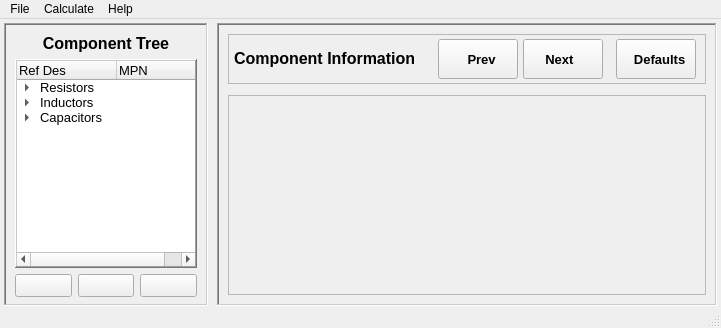
<?xml version="1.0" encoding="UTF-8"?>
<ui version="4.0">
 <class>MainWindow</class>
 <widget class="QMainWindow" name="MainWindow">
  <property name="geometry">
   <rect>
    <x>0</x>
    <y>0</y>
    <width>721</width>
    <height>326</height>
   </rect>
  </property>
  <property name="sizePolicy">
   <sizepolicy hsizetype="Expanding" vsizetype="Expanding">
    <horstretch>0</horstretch>
    <verstretch>0</verstretch>
   </sizepolicy>
  </property>
  <property name="font">
   <font>
    <family>Liberation Sans</family>
   </font>
  </property>
  <property name="focusPolicy">
   <enum>Qt::NoFocus</enum>
  </property>
  <property name="windowTitle">
   <string>EPSA Wizard</string>
  </property>
  <property name="tabShape">
   <enum>QTabWidget::Rounded</enum>
  </property>
  <widget class="QWidget" name="centralwidget">
   <property name="styleSheet">
    <string notr="true"/>
   </property>
   <layout class="QHBoxLayout" name="horizontalLayout_2">
    <property name="leftMargin">
     <number>4</number>
    </property>
    <property name="topMargin">
     <number>4</number>
    </property>
    <property name="rightMargin">
     <number>4</number>
    </property>
    <property name="bottomMargin">
     <number>0</number>
    </property>
    <item>
     <widget class="QFrame" name="vframe_left">
      <property name="minimumSize">
       <size>
        <width>200</width>
        <height>0</height>
       </size>
      </property>
      <property name="maximumSize">
       <size>
        <width>300</width>
        <height>16777215</height>
       </size>
      </property>
      <property name="font">
       <font>
        <family>Liberation Sans</family>
        <pointsize>10</pointsize>
       </font>
      </property>
      <property name="autoFillBackground">
       <bool>false</bool>
      </property>
      <property name="styleSheet">
       <string notr="true"/>
      </property>
      <property name="frameShape">
       <enum>QFrame::WinPanel</enum>
      </property>
      <property name="frameShadow">
       <enum>QFrame::Sunken</enum>
      </property>
      <property name="lineWidth">
       <number>1</number>
      </property>
      <layout class="QVBoxLayout" name="verticalLayout_2">
       <property name="bottomMargin">
        <number>7</number>
       </property>
       <item>
        <widget class="QLabel" name="lbl_comptree">
         <property name="font">
          <font>
           <family>Liberation Sans</family>
           <pointsize>12</pointsize>
           <bold>true</bold>
          </font>
         </property>
         <property name="styleSheet">
          <string notr="true"/>
         </property>
         <property name="text">
          <string>Component Tree</string>
         </property>
         <property name="textFormat">
          <enum>Qt::RichText</enum>
         </property>
         <property name="alignment">
          <set>Qt::AlignBottom|Qt::AlignHCenter</set>
         </property>
        </widget>
       </item>
       <item>
        <widget class="QTreeWidget" name="comptree">
         <property name="sizePolicy">
          <sizepolicy hsizetype="Preferred" vsizetype="Expanding">
           <horstretch>0</horstretch>
           <verstretch>0</verstretch>
          </sizepolicy>
         </property>
         <property name="minimumSize">
          <size>
           <width>150</width>
           <height>0</height>
          </size>
         </property>
         <property name="maximumSize">
          <size>
           <width>250</width>
           <height>16777215</height>
          </size>
         </property>
         <property name="styleSheet">
          <string notr="true"/>
         </property>
         <property name="frameShape">
          <enum>QFrame::WinPanel</enum>
         </property>
         <property name="frameShadow">
          <enum>QFrame::Raised</enum>
         </property>
         <property name="lineWidth">
          <number>5</number>
         </property>
         <property name="editTriggers">
          <set>QAbstractItemView::DoubleClicked|QAbstractItemView::EditKeyPressed</set>
         </property>
         <property name="tabKeyNavigation">
          <bool>true</bool>
         </property>
         <property name="alternatingRowColors">
          <bool>false</bool>
         </property>
         <property name="iconSize">
          <size>
           <width>5</width>
           <height>5</height>
          </size>
         </property>
         <property name="sortingEnabled">
          <bool>false</bool>
         </property>
         <property name="animated">
          <bool>true</bool>
         </property>
         <property name="allColumnsShowFocus">
          <bool>false</bool>
         </property>
         <property name="headerHidden">
          <bool>false</bool>
         </property>
         <attribute name="headerVisible">
          <bool>true</bool>
         </attribute>
         <attribute name="headerCascadingSectionResizes">
          <bool>true</bool>
         </attribute>
         <attribute name="headerHighlightSections">
          <bool>false</bool>
         </attribute>
         <attribute name="headerShowSortIndicator" stdset="0">
          <bool>false</bool>
         </attribute>
         <column>
          <property name="text">
           <string notr="true">Ref Des</string>
          </property>
         </column>
         <column>
          <property name="text">
           <string>MPN</string>
          </property>
         </column>
         <item>
          <property name="text">
           <string>Resistors</string>
          </property>
          <item>
           <property name="text">
            <string>R9</string>
           </property>
           <property name="text">
            <string>xxxxxx</string>
           </property>
          </item>
          <item>
           <property name="text">
            <string>R7</string>
           </property>
           <property name="text">
            <string>xxxxxx</string>
           </property>
          </item>
          <item>
           <property name="text">
            <string>R5</string>
           </property>
           <property name="text">
            <string>xxxxxx</string>
           </property>
          </item>
          <item>
           <property name="text">
            <string>R4</string>
           </property>
           <property name="text">
            <string>xxxxxx</string>
           </property>
          </item>
          <item>
           <property name="text">
            <string>R3</string>
           </property>
           <property name="text">
            <string>xxxxxx</string>
           </property>
          </item>
          <item>
           <property name="text">
            <string>R2</string>
           </property>
           <property name="text">
            <string>xxxxxx</string>
           </property>
          </item>
          <item>
           <property name="text">
            <string>R17</string>
           </property>
           <property name="text">
            <string>xxxxxx</string>
           </property>
          </item>
          <item>
           <property name="text">
            <string>R10</string>
           </property>
           <property name="text">
            <string>xxxxxx</string>
           </property>
          </item>
          <item>
           <property name="text">
            <string>R1</string>
           </property>
           <property name="text">
            <string>xxxxxx</string>
           </property>
          </item>
         </item>
         <item>
          <property name="text">
           <string>Inductors</string>
          </property>
          <item>
           <property name="text">
            <string>L3</string>
           </property>
           <property name="text">
            <string>xxxxxx</string>
           </property>
          </item>
          <item>
           <property name="text">
            <string>L16</string>
           </property>
           <property name="text">
            <string>xxxxxx</string>
           </property>
          </item>
          <item>
           <property name="text">
            <string>L15</string>
           </property>
           <property name="text">
            <string>xxxxxx</string>
           </property>
          </item>
          <item>
           <property name="text">
            <string>L1</string>
           </property>
           <property name="text">
            <string>xxxxxx</string>
           </property>
          </item>
         </item>
         <item>
          <property name="text">
           <string>Capacitors</string>
          </property>
          <item>
           <property name="text">
            <string>C6</string>
           </property>
           <property name="text">
            <string>xxxxxx</string>
           </property>
          </item>
          <item>
           <property name="text">
            <string>C5</string>
           </property>
           <property name="text">
            <string>xxxxxx</string>
           </property>
          </item>
          <item>
           <property name="text">
            <string>C4</string>
           </property>
           <property name="text">
            <string>xxxxxx</string>
           </property>
          </item>
          <item>
           <property name="text">
            <string>C3</string>
           </property>
           <property name="text">
            <string>xxxxxx</string>
           </property>
          </item>
          <item>
           <property name="text">
            <string>C2</string>
           </property>
           <property name="text">
            <string>xxxxxx</string>
           </property>
          </item>
          <item>
           <property name="text">
            <string>C1</string>
           </property>
           <property name="text">
            <string>xxxxxx</string>
           </property>
          </item>
         </item>
        </widget>
       </item>
       <item>
        <layout class="QHBoxLayout" name="hlayout_comptree_btns">
         <item>
          <widget class="QPushButton" name="btn_delcomp">
           <property name="sizePolicy">
            <sizepolicy hsizetype="Preferred" vsizetype="Preferred">
             <horstretch>0</horstretch>
             <verstretch>0</verstretch>
            </sizepolicy>
           </property>
           <property name="minimumSize">
            <size>
             <width>50</width>
             <height>20</height>
            </size>
           </property>
           <property name="maximumSize">
            <size>
             <width>80</width>
             <height>40</height>
            </size>
           </property>
           <property name="font">
            <font>
             <family>Liberation Sans</family>
             <pointsize>10</pointsize>
             <bold>true</bold>
            </font>
           </property>
           <property name="toolTip">
            <string>Delete the current component</string>
           </property>
           <property name="styleSheet">
            <string notr="true"/>
           </property>
           <property name="text">
            <string/>
           </property>
           <property name="shortcut">
            <string>Ctrl+D</string>
           </property>
          </widget>
         </item>
         <item>
          <widget class="QPushButton" name="btn_newcomp">
           <property name="sizePolicy">
            <sizepolicy hsizetype="Preferred" vsizetype="Preferred">
             <horstretch>0</horstretch>
             <verstretch>0</verstretch>
            </sizepolicy>
           </property>
           <property name="minimumSize">
            <size>
             <width>50</width>
             <height>20</height>
            </size>
           </property>
           <property name="maximumSize">
            <size>
             <width>80</width>
             <height>40</height>
            </size>
           </property>
           <property name="font">
            <font>
             <family>Liberation Sans</family>
             <pointsize>10</pointsize>
             <bold>true</bold>
            </font>
           </property>
           <property name="toolTip">
            <string>Create a new component</string>
           </property>
           <property name="styleSheet">
            <string notr="true"/>
           </property>
           <property name="text">
            <string/>
           </property>
           <property name="shortcut">
            <string>Ctrl+N</string>
           </property>
          </widget>
         </item>
         <item>
          <widget class="QPushButton" name="btn_savecomp">
           <property name="sizePolicy">
            <sizepolicy hsizetype="Preferred" vsizetype="Preferred">
             <horstretch>0</horstretch>
             <verstretch>0</verstretch>
            </sizepolicy>
           </property>
           <property name="minimumSize">
            <size>
             <width>50</width>
             <height>20</height>
            </size>
           </property>
           <property name="maximumSize">
            <size>
             <width>80</width>
             <height>40</height>
            </size>
           </property>
           <property name="toolTip">
            <string>Save all component data</string>
           </property>
           <property name="text">
            <string/>
           </property>
          </widget>
         </item>
        </layout>
       </item>
      </layout>
     </widget>
    </item>
    <item>
     <spacer name="horizontalSpacer">
      <property name="orientation">
       <enum>Qt::Horizontal</enum>
      </property>
      <property name="sizeType">
       <enum>QSizePolicy::Fixed</enum>
      </property>
      <property name="sizeHint" stdset="0">
       <size>
        <width>3</width>
        <height>20</height>
       </size>
      </property>
     </spacer>
    </item>
    <item>
     <widget class="QFrame" name="vframe_right">
      <property name="minimumSize">
       <size>
        <width>500</width>
        <height>0</height>
       </size>
      </property>
      <property name="font">
       <font>
        <family>Liberation Sans</family>
        <pointsize>10</pointsize>
       </font>
      </property>
      <property name="styleSheet">
       <string notr="true"/>
      </property>
      <property name="frameShape">
       <enum>QFrame::WinPanel</enum>
      </property>
      <property name="frameShadow">
       <enum>QFrame::Sunken</enum>
      </property>
      <property name="lineWidth">
       <number>1</number>
      </property>
      <layout class="QVBoxLayout" name="verticalLayout">
       <item>
        <widget class="QFrame" name="frame_compinfo">
         <property name="sizePolicy">
          <sizepolicy hsizetype="Preferred" vsizetype="Preferred">
           <horstretch>0</horstretch>
           <verstretch>0</verstretch>
          </sizepolicy>
         </property>
         <property name="minimumSize">
          <size>
           <width>300</width>
           <height>50</height>
          </size>
         </property>
         <property name="maximumSize">
          <size>
           <width>16777215</width>
           <height>80</height>
          </size>
         </property>
         <property name="styleSheet">
          <string/>
         </property>
         <property name="frameShape">
          <enum>QFrame::StyledPanel</enum>
         </property>
         <property name="frameShadow">
          <enum>QFrame::Sunken</enum>
         </property>
         <layout class="QHBoxLayout" name="horizontalLayout">
          <property name="spacing">
           <number>5</number>
          </property>
          <property name="leftMargin">
           <number>5</number>
          </property>
          <property name="topMargin">
           <number>0</number>
          </property>
          <property name="rightMargin">
           <number>5</number>
          </property>
          <property name="bottomMargin">
           <number>0</number>
          </property>
          <item>
           <widget class="QLabel" name="lbl_compinfo">
            <property name="sizePolicy">
             <sizepolicy hsizetype="Preferred" vsizetype="Preferred">
              <horstretch>0</horstretch>
              <verstretch>0</verstretch>
             </sizepolicy>
            </property>
            <property name="minimumSize">
             <size>
              <width>30</width>
              <height>20</height>
             </size>
            </property>
            <property name="maximumSize">
             <size>
              <width>16777215</width>
              <height>25</height>
             </size>
            </property>
            <property name="font">
             <font>
              <family>Liberation Sans</family>
              <pointsize>12</pointsize>
              <bold>true</bold>
             </font>
            </property>
            <property name="styleSheet">
             <string notr="true"/>
            </property>
            <property name="text">
             <string>Component Information</string>
            </property>
            <property name="alignment">
             <set>Qt::AlignLeading|Qt::AlignLeft|Qt::AlignVCenter</set>
            </property>
           </widget>
          </item>
          <item>
           <spacer name="hspacer_compinfo">
            <property name="styleSheet">
             <string/>
            </property>
            <property name="orientation">
             <enum>Qt::Horizontal</enum>
            </property>
            <property name="sizeType">
             <enum>QSizePolicy::Preferred</enum>
            </property>
            <property name="sizeHint" stdset="0">
             <size>
              <width>20</width>
              <height>20</height>
             </size>
            </property>
           </spacer>
          </item>
          <item>
           <widget class="QPushButton" name="btn_prevcomp">
            <property name="sizePolicy">
             <sizepolicy hsizetype="Preferred" vsizetype="Preferred">
              <horstretch>0</horstretch>
              <verstretch>0</verstretch>
             </sizepolicy>
            </property>
            <property name="minimumSize">
             <size>
              <width>80</width>
              <height>20</height>
             </size>
            </property>
            <property name="maximumSize">
             <size>
              <width>125</width>
              <height>40</height>
             </size>
            </property>
            <property name="font">
             <font>
              <family>Liberation Sans</family>
              <pointsize>10</pointsize>
              <bold>true</bold>
             </font>
            </property>
            <property name="toolTip">
             <string>Previous component of this type</string>
            </property>
            <property name="styleSheet">
             <string notr="true"/>
            </property>
            <property name="text">
             <string>  Prev</string>
            </property>
            <property name="iconSize">
             <size>
              <width>12</width>
              <height>12</height>
             </size>
            </property>
           </widget>
          </item>
          <item>
           <widget class="QPushButton" name="btn_nextcomp">
            <property name="sizePolicy">
             <sizepolicy hsizetype="Preferred" vsizetype="Preferred">
              <horstretch>0</horstretch>
              <verstretch>0</verstretch>
             </sizepolicy>
            </property>
            <property name="minimumSize">
             <size>
              <width>80</width>
              <height>20</height>
             </size>
            </property>
            <property name="maximumSize">
             <size>
              <width>125</width>
              <height>40</height>
             </size>
            </property>
            <property name="font">
             <font>
              <family>Liberation Sans</family>
              <pointsize>10</pointsize>
              <bold>true</bold>
             </font>
            </property>
            <property name="toolTip">
             <string>Next component of this type</string>
            </property>
            <property name="layoutDirection">
             <enum>Qt::RightToLeft</enum>
            </property>
            <property name="styleSheet">
             <string notr="true"/>
            </property>
            <property name="text">
             <string>Next  </string>
            </property>
            <property name="iconSize">
             <size>
              <width>12</width>
              <height>12</height>
             </size>
            </property>
           </widget>
          </item>
          <item>
           <spacer name="horizontalSpacer_2">
            <property name="orientation">
             <enum>Qt::Horizontal</enum>
            </property>
            <property name="sizeType">
             <enum>QSizePolicy::Preferred</enum>
            </property>
            <property name="sizeHint" stdset="0">
             <size>
              <width>10</width>
              <height>20</height>
             </size>
            </property>
           </spacer>
          </item>
          <item>
           <widget class="QPushButton" name="btn_compdefault">
            <property name="sizePolicy">
             <sizepolicy hsizetype="Preferred" vsizetype="Preferred">
              <horstretch>0</horstretch>
              <verstretch>0</verstretch>
             </sizepolicy>
            </property>
            <property name="minimumSize">
             <size>
              <width>80</width>
              <height>20</height>
             </size>
            </property>
            <property name="maximumSize">
             <size>
              <width>125</width>
              <height>40</height>
             </size>
            </property>
            <property name="font">
             <font>
              <family>Liberation Sans</family>
              <pointsize>10</pointsize>
              <bold>true</bold>
             </font>
            </property>
            <property name="toolTip">
             <string>Set this component's values to default</string>
            </property>
            <property name="text">
             <string>  Defaults</string>
            </property>
           </widget>
          </item>
          <item>
           <spacer name="horizontalSpacer_3">
            <property name="orientation">
             <enum>Qt::Horizontal</enum>
            </property>
            <property name="sizeType">
             <enum>QSizePolicy::Preferred</enum>
            </property>
            <property name="sizeHint" stdset="0">
             <size>
              <width>5</width>
              <height>20</height>
             </size>
            </property>
           </spacer>
          </item>
         </layout>
        </widget>
       </item>
       <item>
        <spacer name="vspacer_right_top">
         <property name="orientation">
          <enum>Qt::Vertical</enum>
         </property>
         <property name="sizeType">
          <enum>QSizePolicy::Fixed</enum>
         </property>
         <property name="sizeHint" stdset="0">
          <size>
           <width>20</width>
           <height>5</height>
          </size>
         </property>
        </spacer>
       </item>
       <item>
        <widget class="QFrame" name="main_frame">
         <property name="sizePolicy">
          <sizepolicy hsizetype="Expanding" vsizetype="Expanding">
           <horstretch>1</horstretch>
           <verstretch>1</verstretch>
          </sizepolicy>
         </property>
         <property name="minimumSize">
          <size>
           <width>400</width>
           <height>200</height>
          </size>
         </property>
         <property name="styleSheet">
          <string/>
         </property>
         <property name="frameShape">
          <enum>QFrame::StyledPanel</enum>
         </property>
         <property name="frameShadow">
          <enum>QFrame::Sunken</enum>
         </property>
        </widget>
       </item>
      </layout>
     </widget>
    </item>
   </layout>
  </widget>
  <widget class="QStatusBar" name="statusbar"/>
  <widget class="QMenuBar" name="menubar">
   <property name="geometry">
    <rect>
     <x>0</x>
     <y>0</y>
     <width>721</width>
     <height>17</height>
    </rect>
   </property>
   <widget class="QMenu" name="menu_file">
    <property name="title">
     <string>File</string>
    </property>
    <widget class="QMenu" name="menu_exportas">
     <property name="title">
      <string>Export</string>
     </property>
     <addaction name="action_exportcsv"/>
     <addaction name="action_exporttxt"/>
    </widget>
    <addaction name="action_new"/>
    <addaction name="action_open"/>
    <addaction name="action_save"/>
    <addaction name="action_saveas"/>
    <addaction name="separator"/>
    <addaction name="action_import"/>
    <addaction name="menu_exportas"/>
    <addaction name="separator"/>
    <addaction name="action_preferences"/>
    <addaction name="separator"/>
    <addaction name="action_exit"/>
   </widget>
   <widget class="QMenu" name="menu_help">
    <property name="title">
     <string>Help</string>
    </property>
    <addaction name="action_about"/>
    <addaction name="action_documentation"/>
   </widget>
   <widget class="QMenu" name="menu_calculate">
    <property name="title">
     <string>Calculate</string>
    </property>
    <addaction name="action_run_epsa_calc"/>
   </widget>
   <addaction name="menu_file"/>
   <addaction name="menu_calculate"/>
   <addaction name="menu_help"/>
  </widget>
  <action name="action_new">
   <property name="text">
    <string>New...</string>
   </property>
   <property name="toolTip">
    <string>Create a new EPSA file</string>
   </property>
   <property name="font">
    <font>
     <family>Liberation Sans</family>
    </font>
   </property>
   <property name="shortcut">
    <string>Ctrl+Shift+N</string>
   </property>
  </action>
  <action name="action_open">
   <property name="text">
    <string>Open...</string>
   </property>
   <property name="toolTip">
    <string>Open an EPSA file</string>
   </property>
   <property name="font">
    <font>
     <family>Liberation Sans</family>
    </font>
   </property>
   <property name="shortcut">
    <string>Ctrl+O</string>
   </property>
  </action>
  <action name="action_save">
   <property name="text">
    <string>Save</string>
   </property>
   <property name="toolTip">
    <string>Save the current EPSA file</string>
   </property>
   <property name="font">
    <font>
     <family>Liberation Sans</family>
    </font>
   </property>
   <property name="shortcut">
    <string>Ctrl+S</string>
   </property>
  </action>
  <action name="action_saveas">
   <property name="text">
    <string>Save As...</string>
   </property>
   <property name="toolTip">
    <string>Save the current EPSA file as...</string>
   </property>
   <property name="font">
    <font>
     <family>Liberation Sans</family>
    </font>
   </property>
   <property name="shortcut">
    <string>Ctrl+Shift+S</string>
   </property>
  </action>
  <action name="action_exit">
   <property name="text">
    <string>Exit</string>
   </property>
   <property name="font">
    <font>
     <family>Liberation Sans</family>
    </font>
   </property>
   <property name="shortcut">
    <string>Ctrl+Q</string>
   </property>
  </action>
  <action name="action_about">
   <property name="text">
    <string>About</string>
   </property>
   <property name="font">
    <font>
     <family>Liberation Sans</family>
    </font>
   </property>
  </action>
  <action name="action_documentation">
   <property name="text">
    <string>Documentation</string>
   </property>
   <property name="font">
    <font>
     <family>Liberation Sans</family>
    </font>
   </property>
   <property name="shortcut">
    <string>Ctrl+Shift+/</string>
   </property>
  </action>
  <action name="action_import">
   <property name="text">
    <string>Import...</string>
   </property>
   <property name="font">
    <font>
     <family>Liberation Sans</family>
    </font>
   </property>
  </action>
  <action name="action_exportcsv">
   <property name="text">
    <string>CSV</string>
   </property>
   <property name="font">
    <font>
     <family>Liberation Sans</family>
    </font>
   </property>
  </action>
  <action name="action_exporttxt">
   <property name="text">
    <string>Text</string>
   </property>
   <property name="font">
    <font>
     <family>Liberation Sans</family>
    </font>
   </property>
  </action>
  <action name="action_info_all">
   <property name="text">
    <string>All</string>
   </property>
   <property name="font">
    <font>
     <family>Liberation Sans</family>
    </font>
   </property>
  </action>
  <action name="action_info_capacitor">
   <property name="text">
    <string>Capacitors</string>
   </property>
   <property name="font">
    <font>
     <family>Liberation Sans</family>
    </font>
   </property>
  </action>
  <action name="action_info_inductor">
   <property name="text">
    <string>Inductors</string>
   </property>
   <property name="font">
    <font>
     <family>Liberation Sans</family>
    </font>
   </property>
  </action>
  <action name="action_info_resistor">
   <property name="text">
    <string>Resistors</string>
   </property>
   <property name="font">
    <font>
     <family>Liberation Sans</family>
    </font>
   </property>
  </action>
  <action name="action_run_epsa_calc">
   <property name="text">
    <string>Run EPSA Calculation</string>
   </property>
   <property name="shortcut">
    <string>Ctrl+R</string>
   </property>
  </action>
  <action name="action_preferences">
   <property name="text">
    <string>Preferences</string>
   </property>
  </action>
 </widget>
 <resources/>
 <connections/>
</ui>
